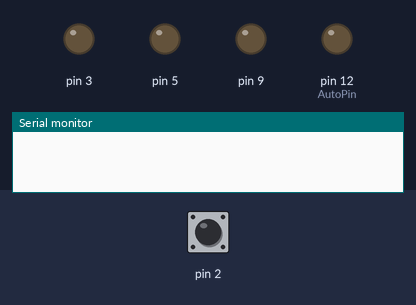
A sketch run on a simulated Arduino Uno, built with avr-gcc and run on an emulated ATmega328P. Parts: output pins drawn as LEDs (lit = HIGH), the last lines printed to the serial monitor. Dashed ring = blinking. Inputs (shaded band) come from the test bench; at power-on: pin 2 LOW.

Above: at 1.2 s.
1.3 s: pin 2 driven HIGH
At 1.9 s:
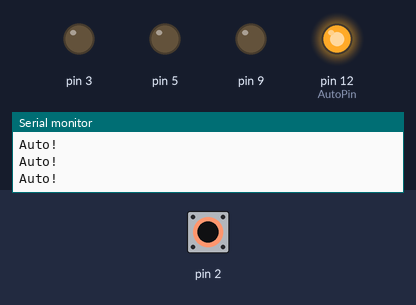
2.8 s: pin 2 pulsed LOW 5 times (0.12 s each, 0.3 s apart)
At 3.37 s:
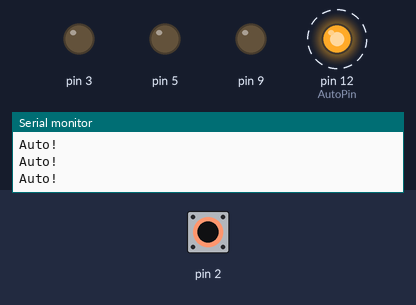
Timing chart, 0 to 5.8 s (numbered marks = the images above; inputs shaded):
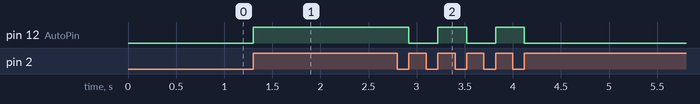

The sketch:

mic_test_fir.ino
```cpp
#define FILTERTAPS 30
#define MAXVAL 1023
#define MAXVALREL 256
#define MINVAL 0
#define AVGNUM 30
#define WAKEUPSAMP 2
#define BUFFER 40
#define FADEGAP 1
#define TIMECHANGEMIL 5000
#define FREQ 8000
#define SENDSERIAL 1

template<int filterTaps>
class FIR {
      public:
            //construct without coefs
            FIR() {
                  k = 0; //initialize so that we start to read at index 0
                  for (int i=0; i<filterTaps; i++) {
                        values[i] = 0; // to have a nice start up, fill the array with 0's
                  }
                  //TODO calculate default gain?
                  //TODO calculate default coefs?
            }
            //construct with coefs
            FIR(float newGain, float *newCoefs) {
                  k = 0; //initialize so that we start to read at index 0
                  setGain(newGain);
                  for (int i=0; i<filterTaps; i++) {
                        values[i] = 0; // to have a nice start up, fill the array with 0's
                  }
                  setCoefficients(newCoefs);
            }

            void setGain(float newGain) {gain = newGain;}

            void setCoefficients(float *newCoefs) {
                  for (int i=0; i<filterTaps; i++) {
                        coef[i] = newCoefs[i];
                  }
            }
            //set coefficient at specified index
            void setCoefficient(int idx, float newCoef) { coef[idx] = newCoef; }

            float process(float in) {
                  float out = 0;                        // out is the return variable. It is set to 0 every time we call the filter!

                  values[k] = in;                        // store the input of the routine (contents of the 'in' variable) in the array at the current pointer position

                  for (int i=0; i<filterTaps; i++) {                              // we step through the array
                        out += coef[i] * values[(i + k) % filterTaps];      // ... and add and multiply each value to accumulate the output
                                                                                                //  (i + k) % filterTaps creates a cyclic way of getting through the array
                  }

                  out /= gain;                        // We need to scale the output (unless the coefficients provide unity gain in the passband)

                  k = (k+1) % filterTaps;            // k is increased and wraps around the filterTaps, so next time we will overwrite the oldest saved sample in the array

                  return out;                              // we send the output value back to whoever called the routine
            }

      private:
            float values[filterTaps];

            float coef[filterTaps];

            //declare gain coefficient to scale the output back to normal
            float gain; // set to 1 and input unity to see what this needs to be

            int k; // k stores the index of the current array read to create a circular memory through the array
};


class RGBControl {
     public:
          RGBControl() {
             ledPin=0;
             micVal=0;
             DCVal=-1;
             brightness=0;
             LastBrightness=0;
             micMax=0;
             micMin=255;//1023;
             counter=0;
             SumDCVal=0;
             UpFade = 0;
             DownFade = 0;
          }
          RGBControl operator=( RGBControl C2)
          {
            ledPin = C2.ledPin;
            brightness = C2.brightness;
            LastBrightness = C2.LastBrightness;
            micVal = C2.micVal;
            DCVal = C2.DCVal;
            micMax = C2.micMax;
            micMin = C2.micMin;
            counter = C2.counter;
            SumDCVal = C2.SumDCVal;
            UpFade = C2.UpFade;
            DownFade = C2.DownFade;
          }
          void SetZero() { brightness=0; }
          void SetLedPin(int Num) { ledPin=Num; }
          void SetDCVal(int Num) { DCVal=Num; }
          void SetFade(int Up, int Down) { UpFade=Up; DownFade=Down;}
          void SetMinMax(int Min, int Max) { micMin=Min; micMax=Max;}
          void micVal2Brightness() {
            micVal = abs(micVal-DCVal);
            //micVal = min(micVal+DCALLVal,MAXVAL);
            micMin=min(micVal,micMin);
            micMax=max(micVal,micMax);
            brightness = int((double(micVal-micMin)/double(micMax-micMin))*MAXVALREL)-1;
            brightness = min(max(brightness-20,0),MAXVALREL-1);
          }
          void WriteBright()
          {
            int counter=0;
             while ( abs(LastBrightness - brightness)> FADEGAP/2)
             {
               counter++;
               if (LastBrightness>brightness) {
                 LastBrightness = LastBrightness - FADEGAP;
                 if (counter>=DownFade) break;
               }
               else
              {
                 LastBrightness = LastBrightness + FADEGAP;
                 if (counter>=UpFade) break;
              }
              analogWrite(ledPin, LastBrightness);
             }
          }
          int CalcDC() {
            if (DCVal==-1)
            {
              if (counter>=WAKEUPSAMP) SumDCVal=SumDCVal+micVal;
              counter++;
              if (counter==AVGNUM+WAKEUPSAMP )
              {
                DCVal=SumDCVal/AVGNUM;
                   if (SENDSERIAL) {
                        Serial.println(DCVal);
                      }
                return 1;
              }

              return 0;
            }
            else
            {
               return 1;
            }
          }
         int ledPin;
         int brightness;
         int LastBrightness;
         int micVal;
      int micMax;
      int micMin;
    private:
      int DCVal;
      int counter;
      int SumDCVal;
      int UpFade;
      int DownFade;
};

long TimeTMP1=0;
long TimeTMP2=0;
long timeTMPDT=0;

long timeChange=0;

long Time1=0;
long Time2=0;
long timeDT=0;
int mic_NoFilt[BUFFER]={0};
int micPin=0;
volatile int AutoPin=12;
volatile bool AutoMode=0;
RGBControl RCtrl,GCtrl,BCtrl;
FIR<FILTERTAPS> firR,firG,firB;


void setup()  {
  RCtrl.SetFade(50,20);
  BCtrl.SetFade(50,7);
  GCtrl.SetFade(50,2);
 // RCtrl.SetMinMax(0,100);
  BCtrl.SetMinMax(0,20);
  GCtrl.SetMinMax(0,10);
  RCtrl.SetLedPin(5);
  GCtrl.SetLedPin(9);
  BCtrl.SetLedPin(3);
  pinMode(RCtrl.ledPin, OUTPUT);
  pinMode(GCtrl.ledPin, OUTPUT);
  pinMode(BCtrl.ledPin, OUTPUT);

 if (SENDSERIAL) {
 Serial.begin(115200);
 }
float Rcoef[FILTERTAPS] = {0.021987,0.024035,0.026037,0.027974,0.029828,0.03158,0.033212,0.034709,0.036054,0.037234,0.038238,0.039053,0.039672,0.040089,0.040298,0.040298,0.040089,0.039672,0.039053,0.038238,0.037234,0.036054,0.034709,0.033212,0.03158,0.029828,0.027974,0.026037,0.024035,0.021987};
//{0.030352,0.03572,0.04093,0.045848,0.050345,0.054301,0.057606,0.06017,0.061921,0.062808,0.062808,0.061921,0.06017,0.057606,0.054301,0.050345,0.045848,0.04093,0.03572,0.030352};
//{0.0070018,0.0094086,0.016214,0.026914,0.040488,0.055516,0.070343,0.083292,0.092868,0.097955,0.097955,0.092868,0.083292,0.070343,0.055516,0.040488,0.026914,0.016214,0.0094086,0.0070018};
float Bcoef[FILTERTAPS]  ={-0.011762,-0.038701,0.0050889,0.056559,0.015417,-0.034795,-0.0098747,-0.011244,-0.051569,0.030127,0.14934,0.018955,-0.22001,-0.12084,0.20886,0.20886,-0.12084,-0.22001,0.018955,0.14934,0.030127,-0.051569,-0.011244,-0.0098747,-0.034795,0.015417,0.056559,0.0050889,-0.038701,-0.011762};
//{-0.0059583,0.010091,-0.011563,0.0090001,0.080684,0.06634,-0.085756,-0.18041,-0.040071,0.18015,0.18015,-0.040071,-0.18041,-0.085756,0.06634,0.080684,0.0090001,-0.011563,0.010091,-0.0059583};
//{0.0039218,0.0041651,-0.0017636,-0.024773,-0.064743,-0.096112,-0.078892,0.0056742,0.12672,0.2157,0.2157,0.12672,0.0056742,-0.078892,-0.096112,-0.064743,-0.024773,-0.0017636,0.0041651,0.0039218};
float Gcoef[FILTERTAPS] ={0.014581,0.015791,-0.017186,-0.018813,0.020738,0.023056,-0.025904,-0.029495,0.034171,0.040525,-0.049674,-0.064014,0.089775,0.1498,-0.44965,0.44965,-0.1498,-0.089775,0.064014,0.049674,-0.040525,-0.034171,0.029495,0.025904,-0.023056,-0.020738,0.018813,0.017186,-0.015791,-0.014581};
//{-0.0063113,0.030439,0.034878,-0.0095334,-0.057106,-0.039805,0.051455,0.12769,0.042445,-0.54343,0.54343,-0.042445,-0.12769,-0.051455,0.039805,0.057106,0.0095334,-0.034878,-0.030439,0.0063113};
//{0.0012888,-0.0014432,-0.007129,-0.0119,-0.0030922,0.027927,0.065647,0.063596,-0.04974,-0.57121,0.57121,0.04974,-0.063596,-0.065647,-0.027927,0.0030922,0.0119,0.007129,0.0014432,-0.0012888};
      firR.setCoefficients(Rcoef);
      firR.setGain(1);
    firB.setCoefficients(Bcoef);
      firB.setGain( 1.9663);
      firG.setCoefficients(Gcoef);
    firG.setGain(2.0864);
 //     BCtrl.SetDCVal(0);


  //set up continuous sampling of analog pin 0 (you don't need to understand this part, just know how to use it in the loop())

  //clear ADCSRA and ADCSRB registers
  ADCSRA = 0;
  ADCSRB = 0;

  ADMUX |= (1 << REFS0); //set reference voltage
  ADMUX |= (1 << ADLAR); //left align the ADC value- so we can read highest 8 bits from ADCH register only

  ADCSRA |= (1 << ADPS2) | (1 << ADPS0); //set ADC clock with 32 prescaler- 16mHz/32=500kHz
  ADCSRA |= (1 << ADATE); //enabble auto trigger
  ADCSRA |= (1 << ADEN); //enable ADC
  ADCSRA |= (1 << ADSC); //start ADC measurements

  //if you want to add other things to setup(), do it here

   pinMode(2, INPUT);
   pinMode(AutoPin, OUTPUT);
//attachInterrupt(1, ChangeMode, RISING);
attachInterrupt(0, ChangeMode, RISING);

}

void loop()  {

// timeChange = millis();
// if ( (timeChange % TIMECHANGEMIL) > (TIMECHANGEMIL - 50)  )
// {
//  firTMP = firR;
//  TMPCtrl = RCtrl;
//  firR = firB;
//  RCtrl = BCtrl;
//  firB = firG;
//  BCtrl = GCtrl;
//  firG = firTMP;
//  GCtrl = TMPCtrl;
// }

    if (AutoMode)
  //if (digitalRead(2)==HIGH)
  {
    RCtrl.SetZero();
    GCtrl.SetZero();
    BCtrl.SetZero();
    RCtrl.WriteBright();
    BCtrl.WriteBright();
    GCtrl.WriteBright();
   if (SENDSERIAL) {
    Serial.println("Auto!");
   }
    delay(100);

  }
  else
  {


 TimeTMP2=micros();
 timeTMPDT=TimeTMP2-TimeTMP1;
 TimeTMP1=micros();

  int Buff=0;

  while (Buff<BUFFER/2) {
      Time2= micros();
      if (  Time2 - Time1 >= 56) {
          Time2= micros();
          mic_NoFilt[Buff] = ADCH;//analogRead(micPin);
          timeDT = Time2 - Time1;
          Time1 = micros();
          Buff++;
      }

  }

   for ( Buff=0;Buff<BUFFER/2;Buff++){
  RCtrl.micVal = int(firR.process(float(mic_NoFilt[Buff])));
  GCtrl.micVal = int(firG.process(float(mic_NoFilt[Buff])));
  BCtrl.micVal = int(firB.process(float(mic_NoFilt[Buff])));
   }


  if ( RCtrl.CalcDC() && GCtrl.CalcDC() && BCtrl.CalcDC()) {
     if (SENDSERIAL) {
        Serial.print("  TIME: ");
        Serial.print(timeDT);
        Serial.print(",");
        Serial.print(timeTMPDT);
            Serial.print("  NoFiltVal: ");
          Serial.print(mic_NoFilt[BUFFER/2-1]);
          Serial.print("  Val:  R = ");
          Serial.print(RCtrl.micVal);
          Serial.print("  G = ");
          Serial.print(GCtrl.micVal);
          Serial.print("  B = ");
          Serial.print(BCtrl.micVal);
     }
          RCtrl.micVal2Brightness();
          GCtrl.micVal2Brightness();
          BCtrl.micVal2Brightness();
           if (SENDSERIAL) {
          Serial.print("  MinMax:  R = ");
          Serial.print(RCtrl.micMin); Serial.print(","); Serial.print(RCtrl.micMax);
          Serial.print("  G = ");
          Serial.print(GCtrl.micMin); Serial.print(","); Serial.print(GCtrl.micMax);
          Serial.print("  B = ");
          Serial.print(BCtrl.micMin); Serial.print(","); Serial.print(BCtrl.micMax);
          Serial.print("  Bright:  R = ");
          Serial.print(RCtrl.brightness);
          Serial.print("  G = ");
          Serial.print(GCtrl.brightness);
          Serial.print("  B = ");
          Serial.print(BCtrl.brightness);
           }
          RCtrl.WriteBright();
          BCtrl.WriteBright();
          GCtrl.WriteBright();

           if (SENDSERIAL) {
           Serial.print("  LastBright:  R = ");
          Serial.print(RCtrl.LastBrightness);
          Serial.print("  G = ");
          Serial.print(GCtrl.LastBrightness);
          Serial.print("  B = ");
          Serial.println(BCtrl.LastBrightness);
           }
          }
  }
}


void ChangeMode()
{
  // Serial.println("!!!!!!!!!!!!!!!!!!!!!!!!!!!!!!!!!!!!!!!!!!!!!!!!!!!!!!!!!!!!!!!!!!!!!!!!!!!!!!!!!!!!!!!!!!!!!!!!!!!!!!!!!!!!!!!!!!!!!!!!!!!!!!!!!!!!!!!!!!!!!!!!!!!!!!!!!!!!!!!!!!!!!!!!!!!!!!!!!!!!!!!!!!!!!!!!!!!!!!!!!!!!!!!!!!!!!!!");
  AutoMode=!AutoMode;
  if (AutoMode)  digitalWrite(AutoPin,HIGH);
  else digitalWrite(AutoPin,LOW);
}
```

Measured:
- after the input at 1.3 s, pin 12 (AutoPin): LOW → HIGH at once
- after the input at 2.8 s, pin 12 (AutoPin): alternates HIGH for 0.30 s and LOW for 0.30 s, 5 changes in all, then stays LOW, starting after 0.12 s
